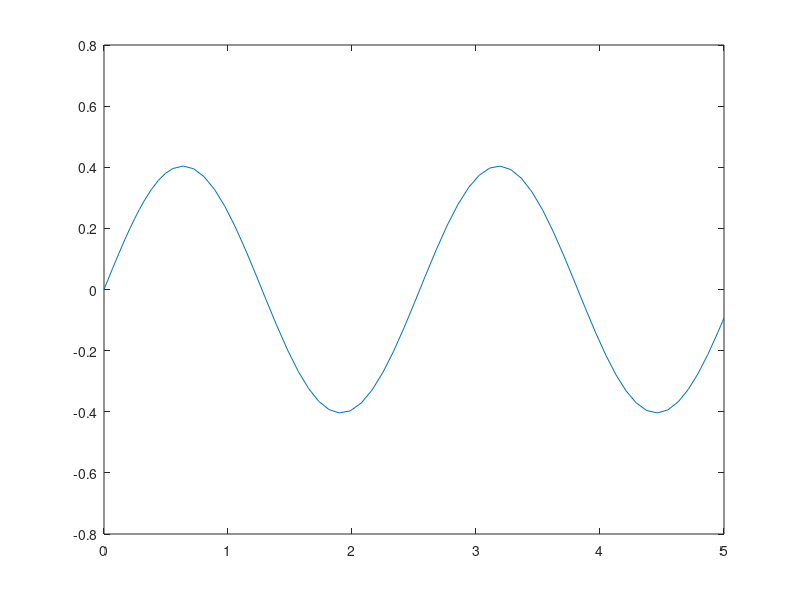

Recreate this plot in MATLAB.
function shm()

[t,x] = ode45(@yourfcn,[0 5], [0 1]);
y = x(:,1);
plot(t,y);

function dx = yourfcn(t,x)
w=6.21;
dx(1)=x(2);
dx(2)=-w*sin(x(1));
dx =dx';
